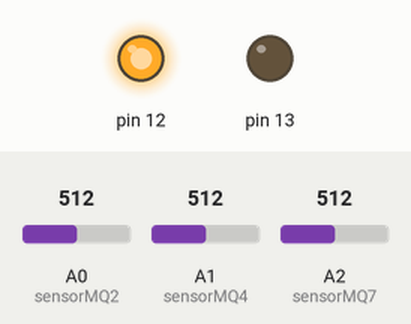
A sketch run on a simulated Arduino Uno, built with avr-gcc and run on an emulated ATmega328P. Shown: output pins drawn as LEDs (lit = HIGH). Inputs (shaded band) come from the test bench; at power-on: A0 (sensorMQ2) = 512, A1 (sensorMQ4) = 512, A2 (sensorMQ7) = 512. Pins used as bus, display or sensor lines are not drawn; what the sketch prints to the serial monitor is not drawn.

Above: at 0.1 s.
Timing chart, 0 to 1.6 s (numbered marks = the images above):
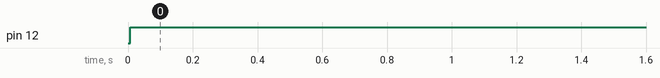

Measured:
- by itself, pin 12: LOW → HIGH at 0.01 s

The sketch:

Codigo_RedN.ino
```cpp
#include <math.h>
#include <SoftwareSerial.h>
#define TxD 11
#define RxD 10
#define KEY 9
#define VCC 8

SoftwareSerial Blue(TxD,RxD);

/********************************************************************
 * Configuración de las entradas analógicas para los Sensores MQ
 ********************************************************************/

int valor=0;

int sensorMQ2=A0;
int sensorMQ4=A1;
int sensorMQ7=A2;
int aux;
int sensorValue;

const int NodosEntrada = 3;
const int NodosOcultos = 10;
const int NodosSalida = 3;


float entradasOriginales[NodosEntrada];

void setup(){


  Blue.begin(9600);
  pinMode(KEY,OUTPUT);
  pinMode(VCC,OUTPUT);

  digitalWrite(KEY,HIGH);
  digitalWrite(VCC,LOW);

  digitalWrite(VCC,HIGH);
  pinMode(13, OUTPUT);
  pinMode(12, OUTPUT);

  Serial.begin(9600);
}

void loop(){

  float valoresEntrada[NodosEntrada] = {
      analogRead(sensorMQ2),
      analogRead(sensorMQ4),
      analogRead(sensorMQ7)
  };

  for(int i = 0; i < NodosEntrada; i++){
    entradasOriginales[i] = valoresEntrada[i]; //normalizar los datos de entrada
  }

  float salida[NodosSalida];
 // float aux1[]={391,590,411};

  RedNeuronal(entradasOriginales, salida);

if(salida[0]>0.8)
  {
    Serial.print("Aire Limpio");
    Serial.print("=>");
    for(int i = 0; i < NodosEntrada; i++)
    {
    Serial.print(salida[i]);
    Serial.print(",");
    digitalWrite(13,HIGH);
    }
  Serial.println("");
  }
if(salida[1]>0.9)
  {
    Serial.print("Perfume Clon");
    Serial.print("=>");
    for(int i = 0; i < NodosEntrada; i++)
    {
    Serial.print(salida[i]);
    Serial.print(",");

    }
  Serial.println("");

  }
if(salida[2]>0.8)
{
      Serial.print("Perfume Original");
    Serial.print("=>");
    for(int i = 0; i < NodosEntrada; i++)
    {
    Serial.print(salida[i]);
    Serial.print(",");
    digitalWrite(12,HIGH);
       }
  Serial.println("");

}


  delay(1000);

}

/**********************************************************************************
 * Algoritmo de la Red Neuonal
***********************************************************************************/
void RedNeuronal (float *valoresEntrada, float *salida){

  /********************************************************************
   * Pesos y Bias resultantes del entrenamiento
   * wh - Pesos capa oculta
   * bh - Bias de la capa oculta
   * wy - Pesos de la capa de salida
   * by - Bias de la capa de salida
   * minh, maxh, miny, maxy, minX y maxX - valores minimos y maximos
   * en las capas de entrada, oculta y salida
  *********************************************************************/
float wh[NodosOcultos][NodosEntrada] = {
   {1.64374283595681,0.983008230342571,-1.07442395943816},
{1.88553474731748,1.99907849947983,1.32596180171634},
{-0.805714237330204,-1.88102054058187,2.45448139667425},
{2.45013805703227,-0.190938100655222,4.64360736756765},
{-1.45720433278034,3.8248261535958,-1.17295672807959},
{1.14164474718021,-1.10984162520312,-2.74282894995035},
{0.845682690049474,-0.0371081156681969,-3.23037288066162},
{1.83889162489484,-1.96247940700443,-0.776846341178393},
{-0.808046693198007,0.753617915951581,3.83348059694802},
{0.721839795674238,-1.79995526530712,-2.69201548789467},
  };
 float bh[NodosOcultos] = {-3.92149741195835, -2.35789646722738, 1.33616152241074, 1.09207799510604, -0.118609024946214, 0.375209068721815, 1.59337020328574, 2.09221601727464, -1.15749719993457, 2.80599424251783};
float wy[NodosSalida][NodosOcultos] = {
{1.19055909221755, 0.271509122637748, -0.0358807749030367, -3.56830113971758, 3.8753263044599, 1.93320801869406, -0.0745623080132962, 0.0529966794651558,0.661546476301253, -1.09168731090077},
{-0.40289208241617, -0.554563492293148,  1.07625559055933, -1.41526273569726, -2.99417558650797,  -1.39895115981971, -2.29098048566972, 1.02271965511123,  0.51976355588912, -0.361772336308696},
{0.18647982616069, -1.12161988156051, -1.15838875143156, 5.91519653009515, 0.0393151055698777,  -0.130263694916199,  0.686746716160302,  -0.389548088966535, -2.08107728932709,1.04063863376153}
};

  float by[NodosSalida] = {-1.30650114548832, 0.874919890599493, -0.557624931009559};


 float minh[NodosEntrada] = {29,446,196};
  float maxh[NodosEntrada] = {465,725,626};
  float miny = -1;
  float maxy = 1;
  float minX = 0;
  float maxX = 1;
  float yh[NodosOcultos];
  /**********************************************************************
   * Procesamiento de los valores de entrada de acuerdo a los máximos y  mínimos
   **********************************************************************/
  for(int i = 0; i < NodosEntrada; i++){
    valoresEntrada[i] = valoresEntrada[i] - minh[i];
    valoresEntrada[i] = valoresEntrada[i] * (1/(maxh[i] - minh[i]));
    valoresEntrada[i] = valoresEntrada[i] * (maxy - miny);
    valoresEntrada[i] = valoresEntrada[i] + miny;
  }
  /***************************************************************************
   * Calculo de las salidas de la capa oculta utilizando funcion sigmoidal
   ***************************************************************************/
  for(int i = 0; i < NodosOcultos; i++){
    float suma = bh[i];
    for(int j = 0; j < NodosEntrada; j++){
      suma += (valoresEntrada[j] * wh[i][j]);
    }
    yh[i] = (2/(1 + exp(-2*suma)) - 1);
  }
  /***************************************************************************
   * Calculo de las salidas de la capa de salida utilizando funcion sigmoidal
   ***************************************************************************/
  for(int i = 0; i < NodosSalida; i++){
    float suma = by[i];
    for(int j = 0; j < NodosOcultos; j++){
      suma +=  (yh[j] * wy[i][j]);
    }
    salida[i] = (2/(1 + exp(-2*suma)) - 1);
  }
  /**********************************************************************
   * Procesamiento de las salidas de la capa de salida para obtener la salida de la red neuronal
   **********************************************************************/
  for(int i = 0; i < NodosSalida; i++){
    salida[i] = salida[i] - miny;
    salida[i] = salida[i] * (1/(maxy - miny));
    salida[i] = salida[i] * (maxX - minX);
    salida[i] = salida[i] + minX;
  }
}
```
